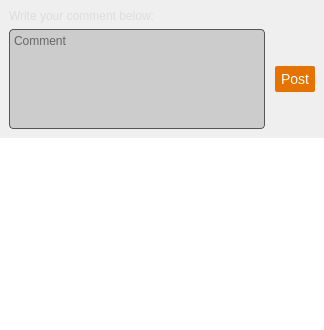
            <widget class="QWidget" name="channel_comments_page">
             <layout class="QVBoxLayout" name="verticalLayout">
              <property name="spacing">
               <number>0</number>
              </property>
              <property name="leftMargin">
               <number>0</number>
              </property>
              <property name="topMargin">
               <number>0</number>
              </property>
              <property name="rightMargin">
               <number>0</number>
              </property>
              <property name="bottomMargin">
               <number>0</number>
              </property>
              <item>
               <widget class="QWidget" name="write_comment_container" native="true">
                <property name="sizePolicy">
                 <sizepolicy hsizetype="Preferred" vsizetype="Minimum">
                  <horstretch>0</horstretch>
                  <verstretch>0</verstretch>
                 </sizepolicy>
                </property>
                <layout class="QVBoxLayout" name="verticalLayout_6">
                 <item>
                  <widget class="QLabel" name="write_comment_header">
                   <property name="styleSheet">
                    <string notr="true">color: #ddd;</string>
                   </property>
                   <property name="text">
                    <string>Write your comment below:</string>
                   </property>
                  </widget>
                 </item>
                 <item>
                  <widget class="QWidget" name="widget_9" native="true">
                   <property name="sizePolicy">
                    <sizepolicy hsizetype="Preferred" vsizetype="Fixed">
                     <horstretch>0</horstretch>
                     <verstretch>0</verstretch>
                    </sizepolicy>
                   </property>
                   <property name="minimumSize">
                    <size>
                     <width>0</width>
                     <height>60</height>
                    </size>
                   </property>
                   <layout class="QHBoxLayout" name="horizontalLayout_29">
                    <property name="spacing">
                     <number>0</number>
                    </property>
                    <property name="leftMargin">
                     <number>0</number>
                    </property>
                    <property name="topMargin">
                     <number>0</number>
                    </property>
                    <property name="rightMargin">
                     <number>0</number>
                    </property>
                    <property name="bottomMargin">
                     <number>0</number>
                    </property>
                    <item>
                     <widget class="QTextEdit" name="comment_text_area">
                      <property name="sizePolicy">
                       <sizepolicy hsizetype="Expanding" vsizetype="Fixed">
                        <horstretch>0</horstretch>
                        <verstretch>0</verstretch>
                       </sizepolicy>
                      </property>
                      <property name="minimumSize">
                       <size>
                        <width>0</width>
                        <height>0</height>
                       </size>
                      </property>
                      <property name="maximumSize">
                       <size>
                        <width>16777215</width>
                        <height>100</height>
                       </size>
                      </property>
                      <property name="styleSheet">
                       <string notr="true">border: 1px solid #555;
background-color: #ccc;
border-radius: 4px;</string>
                      </property>
                      <property name="placeholderText">
                       <string>Comment</string>
                      </property>
                     </widget>
                    </item>
                    <item>
                     <spacer name="horizontalSpacer_38">
                      <property name="orientation">
                       <enum>Qt::Horizontal</enum>
                      </property>
                      <property name="sizeType">
                       <enum>QSizePolicy::Fixed</enum>
                      </property>
                      <property name="sizeHint" stdset="0">
                       <size>
                        <width>10</width>
                        <height>20</height>
                       </size>
                      </property>
                     </spacer>
                    </item>
                    <item>
                     <widget class="QToolButton" name="toolButton">
                      <property name="minimumSize">
                       <size>
                        <width>40</width>
                        <height>26</height>
                       </size>
                      </property>
                      <property name="maximumSize">
                       <size>
                        <width>40</width>
                        <height>26</height>
                       </size>
                      </property>
                      <property name="styleSheet">
                       <string notr="true">border: none;
border-radius: 2px;
background-color: #e67300;
color: white;
font-size: 14px;
</string>
                      </property>
                      <property name="text">
                       <string>Post</string>
                      </property>
                     </widget>
                    </item>
                   </layout>
                  </widget>
                 </item>
                </layout>
               </widget>
              </item>
              <item>
               <widget class="QTreeWidget" name="channel_comments_list">
                <property name="styleSheet">
                 <string notr="true">QTreeWidget {
border: none;
}</string>
                </property>
                <property name="selectionMode">
                 <enum>QAbstractItemView::NoSelection</enum>
                </property>
                <property name="verticalScrollMode">
                 <enum>QAbstractItemView::ScrollPerPixel</enum>
                </property>
                <property name="indentation">
                 <number>10</number>
                </property>
                <attribute name="headerVisible">
                 <bool>false</bool>
                </attribute>
                <column>
                 <property name="text">
                  <string notr="true">1</string>
                 </property>
                </column>
               </widget>
              </item>
             </layout>
            </widget>
